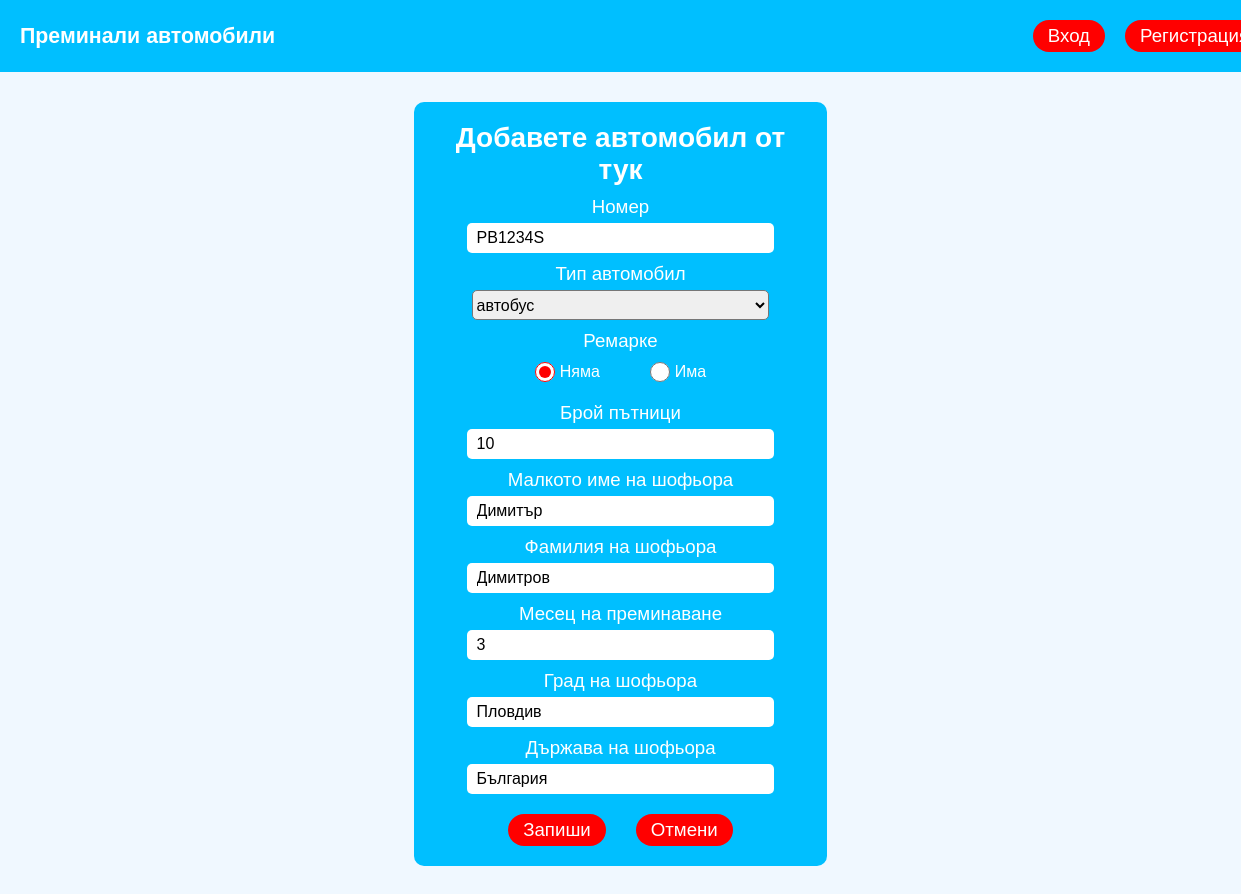
Page /edit_automobile/edit_automobile.php?id=2 on the committed database.
### tables this page shows
CREATE TABLE `automobile` (
  `id` int(11) NOT NULL,
  `number` varchar(8) NOT NULL,
  `type` enum('лек','товарен','автобус') NOT NULL,
  `trailer` tinyint(1) NOT NULL,
  `passengers` int(11) NOT NULL,
  `driver_name` varchar(40) NOT NULL,
  `month` int(12) NOT NULL,
  `driver_id` int(11) NOT NULL
);

CREATE TABLE `drivers` (
  `id` int(11) NOT NULL,
  `firstname` varchar(20) NOT NULL,
  `lastname` varchar(20) NOT NULL,
  `city` varchar(20) NOT NULL,
  `country` varchar(20) NOT NULL
);

### edit_automobile/edit_automobile.php (the view, shortened to what this page needs)
<!DOCTYPE html>
<html lang="en">
<head>
    <link rel="stylesheet" href="../add_automobile/add_automobile.css">
</head>
<body>
    <?php
    include "../constants.php";
    if ($_SERVER["REQUEST_METHOD"] == "GET" and isset($_GET["id"])) {
        $automobile_id = intval($_GET["id"]);
        $sql = "SELECT * FROM automobile AS a JOIN drivers AS d ON a.driver_id=d.id WHERE a.id=$automobile_id;";
        $result = mysqli_query($dbConnection, $sql);
        if (!$result) {
            echo "<h2>Грешка при получаването на данни!</h2>";
        } else {
            $automobile = mysqli_fetch_assoc($result);
            ?>
            <header>
                <p>Преминали автомобили</p>
                <?php
                if (isset($_SESSION["user"])) {
                    echo "<a href='javascript:void(0)' onclick='confirmLogout()' class='link'>Изход</a>";
                } else {
                    echo "<a href='../login/login_form.php' class='link'>Вход</a>";
                    echo "<a href='../register/register_form.php' class='link'>Регистрация</a>";
                }
                ?>
            </header>
            <form action=<?php echo "edit.php?id={$automobile['id']}"; ?> method="post" class="form">
                <h2>Добавете автомобил от тук</h2>
                <p class="input">
                    <label>Номер</label>
                    <input type="text" name="number" value=<?php echo $automobile['number']; ?>>
                </p>
                <p class="input">
                    <label>Тип автомобил</label>
                    <select name="type">
                        <option value="автобус" <?php if ($automobile["type"] == "автобус")
                            echo "selected";
                        else
                            echo ""; ?>>
                            автобус</option>
                    </select>
                </p>
                <p class="input">
                    <label>Ремарке</label>
                <div class="radio">
                    <p>
                        <input type="radio" name="trailer" value="0" <?php if (intval($automobile["trailer"] == 0))
                            echo "checked";
                        else
                            echo ""; ?>>
                        <label>Няма</label>
                    </p>
                    <p>
                        <input type="radio" name="trailer" value="1" <?php if (intval($automobile["trailer"] == 1))
                            echo "checked";
                        else
                            echo ""; ?>>
                        <label>Има</label>
                    </p>
                </div>
                </p>
                <p class="input">
                    <label>Брой пътници</label>
                    <input type="number" name="passengers" value=<?php echo $automobile['passengers']; ?>>
                </p>
                <p class="input">
                    <label>Малкото име на шофьора</label>
                    <input type="text" name="firstname" value=<?php echo $automobile['firstname']; ?>>
                </p>
                <p class="input">
                    <label>Фамилия на шофьора</label>
                    <input type="text" name="lastname" value=<?php echo $automobile['lastname']; ?>>
                </p>
                <p class="input">
                    <label>Месец на преминаване</label>
                    <input type="number" name="month" value=<?php echo $automobile['month']; ?> min="1" max="12">
                </p>
                <p class="input">
                    <label>Град на шофьора</label>
                    <input type="text" name="city" value=<?php echo $automobile['city']; ?>>
                </p>
                <p class="input">
                    <label>Държава на шофьора</label>
                    <input type="text" name="country" value=<?php echo $automobile['country']; ?>>
                </p>
                <div class="buttons">
                    <button type="submit">Запиши</button>
                    <a href="../automobile_list/automobile_list.php">
                        Отмени
                    </a>
                </div>
            </form>
            <?php
        }
    }
    ?>
</body>
</html>

### add_automobile/add_automobile.css (style rules this page uses)
*,*::after,*::before { margin: 0; padding: 0; font-family: Arial, Helvetica, sans-serif; }
a { text-decoration: none; }
body { background-color: aliceblue; }
header { width: 100%; padding: 20px 0; background-color: rgb(0, 191, 255); color: white; display: flex; align-items: center; gap:20px; }
header a { font-size: 14pt; }
header p { flex: 0 0 80%; font-weight: bold; font-size: 16pt; padding-left: 20px; }
.link { padding: 5px 15px 5px 15px; border-radius: 20px; background-color: red; color: white; }
.form { margin: 30px auto; width: 30vw; background-color: rgb(0, 191, 255); border-radius: 10px; padding: 20px; display: flex; flex-direction: column; align-items: center; gap:10px; color: white; text-align: center; font-size: 14pt; word-wrap: break-word; }
.input { width: 100%; display: flex; flex-direction: column; align-items: center; justify-content: center; gap:5px; }
.input input { width: 80%; height: 30px; border: none; border-radius: 5px; font-size: 12pt; padding-left: 10px; }
.input select { width: 80%; height: 30px; border-radius: 5px; font-size: 12pt; font-family: Arial, Helvetica, sans-serif; }
.radio { display: flex; justify-content: center; font-size: 12pt; gap:50px; }
.radio p { display: flex; justify-content: center; align-items: center; gap:5px; }
.radio input[type="radio"] { width: 20px; height: 20px; accent-color: red; }
.buttons { margin-top: 10px; display: flex; align-items: center; justify-content: center; gap:30px; }
.buttons a { padding: 5px 15px 5px 15px; border-radius: 20px; background-color: red; color: white; }
.buttons button { background-color: red; padding: 5px 15px 5px 15px; color: white; border:none; font-size: 14pt; border-radius: 20px; cursor: pointer; }
@media (max-width:1260px) { header p { flex: 0 0 80%; } }

### rows in the picture
automobile: number "PB1234S", type "автобус", trailer "☑", passengers "10", firstname "Димитър", lastname "Димитров", month "3", city "Пловдив", country "България"
